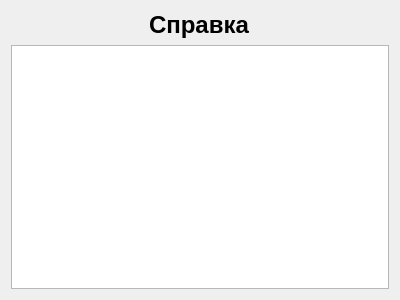
<?xml version="1.0" encoding="UTF-8"?>
<ui version="4.0">
 <class>Dialog</class>
 <widget class="QDialog" name="Dialog">
  <property name="geometry">
   <rect>
    <x>0</x>
    <y>0</y>
    <width>400</width>
    <height>300</height>
   </rect>
  </property>
  <property name="windowTitle">
   <string>Dialog</string>
  </property>
  <layout class="QGridLayout" name="gridLayout_2">
   <item row="0" column="0">
    <layout class="QGridLayout" name="gridLayout">
     <item row="1" column="0" alignment="Qt::AlignHCenter">
      <widget class="QLabel" name="label">
       <property name="styleSheet">
        <string notr="true">font-size: 24px; font-weight: 900; border-radius: 10px;</string>
       </property>
       <property name="text">
        <string>Справка</string>
       </property>
      </widget>
     </item>
     <item row="2" column="0">
      <widget class="QTextBrowser" name="aboutBrowser"/>
     </item>
    </layout>
   </item>
  </layout>
 </widget>
 <resources/>
 <connections/>
</ui>
